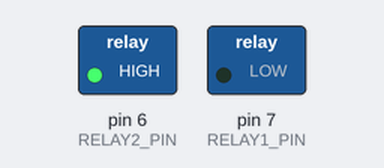
A sketch run on a simulated Arduino Uno, built with avr-gcc and run on an emulated ATmega328P. Parts: switched loads named in the sketch (green lamp = pin HIGH). Dashed ring = blinking. What the sketch prints to the serial monitor is not drawn.

Above: at 0.6 s.
Timing chart, 0 to 5.1 s (numbered marks = the images above):
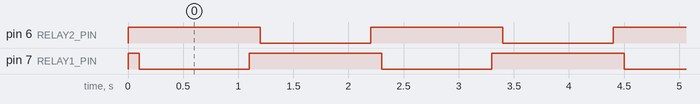

The sketch:

relay_test.ino
```cpp
// a simple program to test my relays

// The Relays pin numbers
#define RELAY1_PIN 7
#define RELAY2_PIN 6


void setup() {
  // put your setup code here, to run once:

  Serial.begin(9600);
  Serial.println("Init Success");

  // Init relay 1
  pinMode(RELAY1_PIN, OUTPUT);
  digitalWrite(RELAY1_PIN, HIGH);

  // Init relay 2
  pinMode(RELAY2_PIN, OUTPUT);
  digitalWrite(RELAY2_PIN, HIGH);

}

void loop() {
  // put your main code here, to run repeatedly:

  Serial.print("Relay1 low - Relay 2 High\n");
  digitalWrite(RELAY2_PIN, HIGH);
  delay(100);
  digitalWrite(RELAY1_PIN, LOW);

  delay(1000);

  Serial.print("Relay1 High - Relay 2 Low\n");
  digitalWrite(RELAY1_PIN, HIGH);
  delay(100);
  digitalWrite(RELAY2_PIN, LOW);

  delay(1000);

}
```

Measured:
- by itself, pin 6 (RELAY2_PIN), pin 7 (RELAY1_PIN): alternates HIGH for 1.2 s and LOW for 1.0 s
- by itself, everything shown: repeats every 2.2 s, in 4 steps
